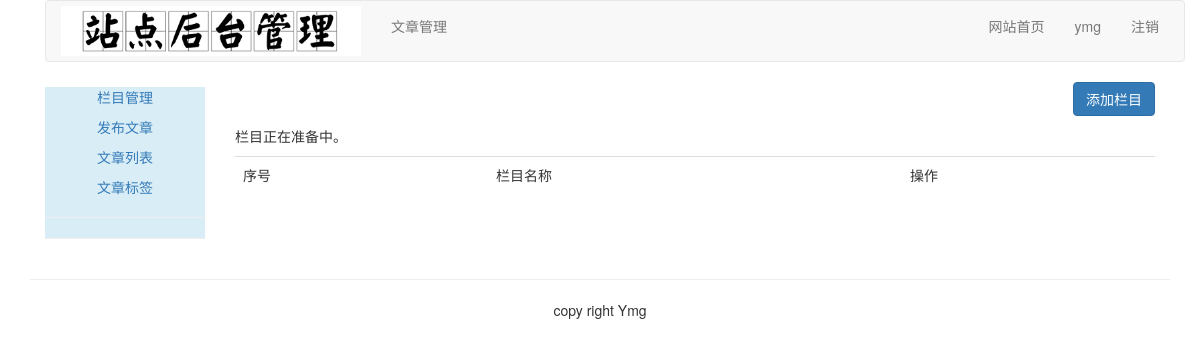
Before: /article/article-column (signed in) with the older database file.
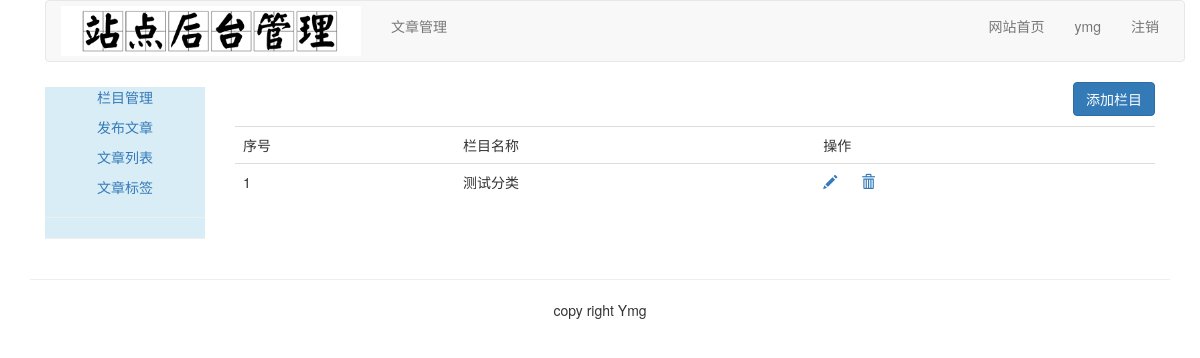
After: the same page with the newer database file.
### article/models.py (models this page shows, shortened)
class ArticleColumn(models.Model):
    user = models.ForeignKey(User, related_name='article_column', on_delete=models.CASCADE)
    column = models.CharField(max_length=200)
    created = models.DateField(auto_now_add=True)

### article/views.py (the view, shortened to what this page needs)
# urls.py: path('article-column', views.article_column, name='article_column'),
@login_required(login_url='/account/login/')
@csrf_exempt
def article_column(request):
    if request.method == 'GET':
        columns = ArticleColumn.objects.filter(user=request.user)
        column_form = ArtileColumnForm()
        return render(request, 'article/column/article_column.html', {'columns': columns, 'column_form': column_form})

### templates/article/column/article_column.html (shortened to what this page needs)
{% extends "article/base.html" %}
{% load staticfiles %}
{% block content %}
    <div>
        <p class="text-right">
            <button id="add_column" onclick="add_column()" class="btn btn-primary">添加栏目</button>
        </p>
        <table class="table table-hover">
            <tr>
                <td>序号</td>
                <td>栏目名称</td>
                <td>操作</td>
            </tr>
            {% for column in columns %}
                <tr>
                    <td>{{ forloop.counter }}</td>
                    <td>{{ column.column }}</td>
                    <td>
                        <a name="edit" href="javascript:" onclick="edit_column(this, {{ column.id }})"><span
                                class="glyphicon glyphicon-pencil"></span></a>
                        <a name="delete" href="javascript:" onclick="del_column(this, {{ column.id }})"><span
                                class="glyphicon glyphicon-trash" style="margin-left:20px;"></span></a>
                    </td>
                </tr>
            {% empty %}
                <p>栏目正在准备中。</p>
            {% endfor %}
        </table>
    </div>
    </div>
{% endblock %}

Changed rows visible on the page:
added ArticleColumn: column "测试分类"
Other visible differences:
text no longer shown: "栏目正在准备中。"
